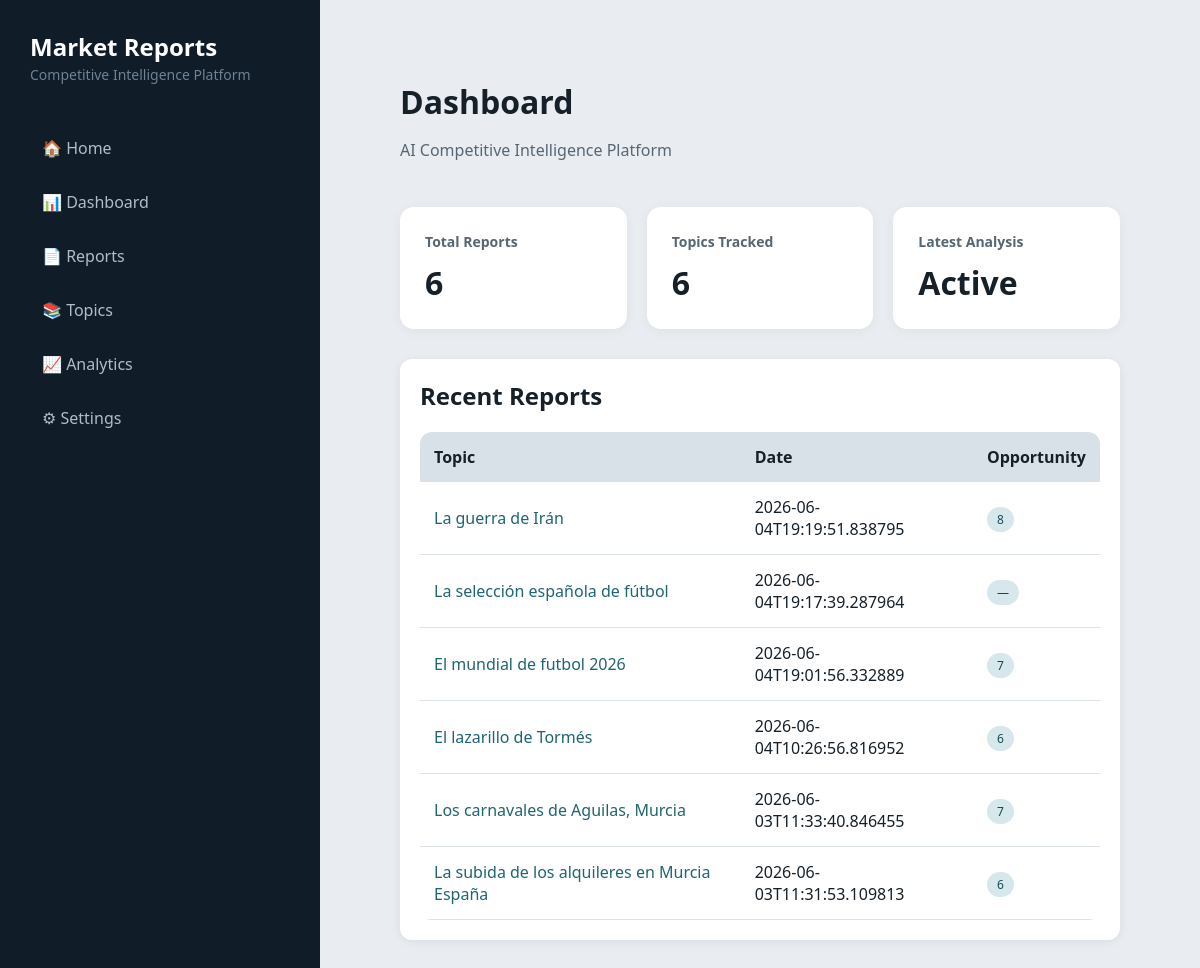
The app's page /, older data.
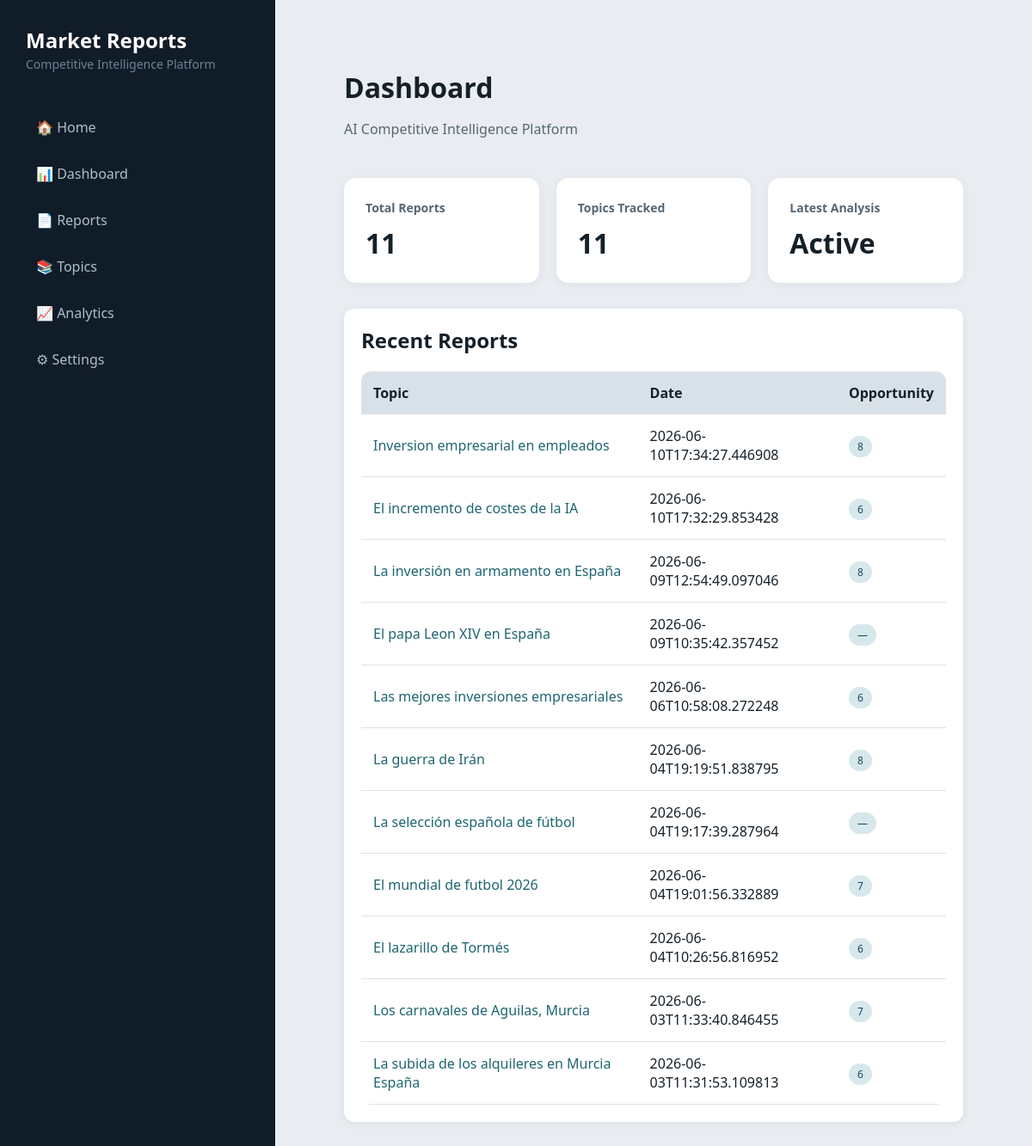
The same page, newer data.
### tables this page shows
CREATE TABLE reports (

        id INTEGER PRIMARY KEY AUTOINCREMENT,

        topic TEXT NOT NULL,

        created_at TEXT NOT NULL,

        market_opportunity INTEGER,

        competitive_threat INTEGER,

        technology_maturity INTEGER,

        regulatory_risk INTEGER,

        investment_attractiveness INTEGER,

        markdown_path TEXT,

        pdf_path TEXT
    , md_path TEXT);

### app/dashboard/server.py (the view)
@app.get("/")
def home(request: Request):
    reports = get_all_reports()
    return templates.TemplateResponse(
        request=request,
        name="index.html",
        context={
            "reports": reports
        }
    )

### app/dashboard/templates/index.html (shortened to what this page needs)
<!DOCTYPE html>
<html>
<head>
    <link
        rel="stylesheet"
        href="/static/style.css?v=2">
</head>
<body>
<div class="layout">
    <aside class="sidebar">
        <div class="logo">
            <h2>Market Reports</h2>
            <span>Competitive Intelligence Platform</span>
        </div>
        <nav>
            <a href="/">🏠 Home</a>
            <a href="/dashboard">📊 Dashboard</a>
            <a href="/reports">📄 Reports</a>
            <a href="/topics">📚 Topics</a>
            <a href="/analytics">📈 Analytics</a>
            <a href="/settings">⚙ Settings</a>
        </nav>
    </aside>
    <main class="main-content">
        <div class="header">
            <div>
                <h1>Dashboard</h1>
                <p>
                    AI Competitive Intelligence Platform
                </p>
            </div>
        </div>
        <div class="kpi-grid">
            <div class="kpi-card">
                <h3>Total Reports</h3>
                <span>
                    {{ reports|length }}
                </span>
            </div>
            <div class="kpi-card">
                <h3>Topics Tracked</h3>
                <span>
                    {{ reports|length }}
                </span>
            </div>
            <div class="kpi-card">
                <h3>Latest Analysis</h3>
                <span>
                    Active
                </span>
            </div>
        </div>
        <div class="card">
            <h2>Recent Reports</h2>
            <table>
                <tr>
                    <th>Topic</th>
                    <th>Date</th>
                    <th>Opportunity</th>
                </tr>
                {% for report in reports %}
                <tr>
                    <td>
                        <a href="/topic/{{ report[1]|trim|urlencode }}">
                            {{ report[1]|trim }}
                        </a>
                    </td>
                    <td>{{ report[2] }}</td>
                    <td>
                        <span class="badge">
                            {{ report[3] if report[3] is not none else '—' }}
                        </span>
                    </td>
                </tr>
                {% endfor %}
            </table>
        </div>
    </main>
</div>
</body>
</html>

### app/dashboard/static/style.css (style rules this page uses)
:root { --color-bg: #e9edf1; --color-surface: #ffffff; --color-text: #152029; --color-text-muted: #566673; --color-border: #c8d1d9; --color-border-light: #dce3e9; --color-sidebar-bg: #101c28; --color-sidebar-hover: #1a2a3a; --color-sidebar-text: #b0bec8; --color-sidebar-muted: #6d8294; --color-accent: #1e6572; --color-accent-soft: #d6e8eb; --color-accent-soft-text: #174955; --color-danger: #9a3f3f; --shadow-card: 0 2px 10px rgba(16, 28, 40, 0.07); --shadow-kpi: 0 2px 12px rgba(16, 28, 40, 0.05); --color-table-header: #d8e1e8; --color-row-hover: #e4ebf0; --color-code-bg: #dfe6ec; }
body { font-family: "Segoe UI", Arial, sans-serif; background-color: var(--color-bg); margin: 0; padding: 40px; color: var(--color-text); }
.header { margin-bottom: 30px; }
.header h1 { margin: 0; font-size: 32px; }
.header p { color: var(--color-text-muted); }
.card { background: var(--color-surface); border-radius: 12px; padding: 20px; margin-bottom: 15px; box-shadow: var(--shadow-card); }
a { text-decoration: none; color: var(--color-accent); }
table { width: 100%; border-collapse: collapse; background: var(--color-surface); border-radius: 12px; overflow: hidden; }
th { background: var(--color-sidebar-bg); color: white; padding: 14px; text-align: left; }
td { padding: 14px; border-bottom: 1px solid var(--color-border-light); }
.badge { background: var(--color-accent-soft); color: var(--color-accent-soft-text); padding: 4px 10px; border-radius: 20px; font-size: 12px; }
.layout { display: flex; min-height: 100vh; }
.sidebar { width: 260px; background: var(--color-sidebar-bg); color: white; padding: 30px; position: fixed; top: 0; left: 0; bottom: 0; }
.logo h2 { margin: 0; }
.logo span { color: var(--color-sidebar-muted); font-size: 14px; }
.sidebar nav { margin-top: 40px; }
.sidebar nav a { display: block; color: var(--color-sidebar-text); padding: 12px; border-radius: 8px; margin-bottom: 8px; transition: 0.2s; }
.main-content { margin-left: 320px; width: calc(100% - 320px); padding: 40px; }
.header { display: flex; justify-content: space-between; align-items: center; }
.kpi-grid { display: grid; grid-template-columns: repeat(3, 1fr); gap: 20px; margin-bottom: 30px; }
.kpi-card { background: var(--color-surface); padding: 25px; border-radius: 14px; box-shadow: var(--shadow-kpi); }
.kpi-card h3 { margin: 0; color: var(--color-text-muted); font-size: 14px; }
.kpi-card span { display: block; margin-top: 10px; font-size: 32px; font-weight: bold; }
.card h2 { margin-top: 0; }
table { margin-top: 20px; }
th { background: var(--color-table-header); color: var(--color-text); font-weight: 600; }
.logo { display: block; text-decoration: none; color: inherit; margin-bottom: 30px; }

Row changes from the older to the newer data that the page shows:
added reports: topic "Inversion empresarial en empleados", created_at "2026-06-10T17:34:27.446908", market_opportunity "8"
added reports: topic "El incremento de costes de la IA", created_at "2026-06-10T17:32:29.853428", market_opportunity "6"
added reports: topic "La inversión en armamento en España", created_at "2026-06-09T12:54:49.097046", market_opportunity "8"
added reports: topic "El papa Leon XIV en España", created_at "2026-06-09T10:35:42.357452", report "—"
added reports: topic "Las mejores inversiones empresariales", created_at "2026-06-06T10:58:08.272248", market_opportunity "6"
Text that changed along with them:
{{ reports|length }}: "6" → "11"
